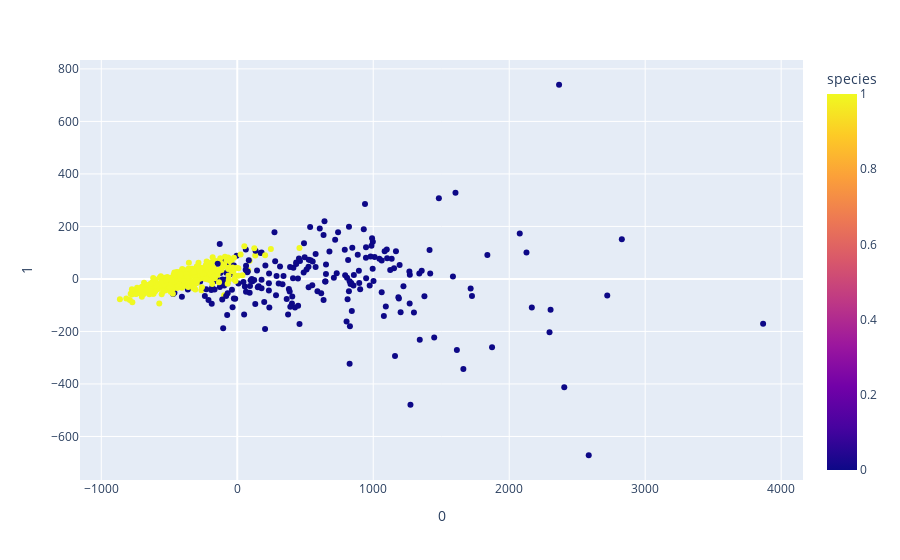
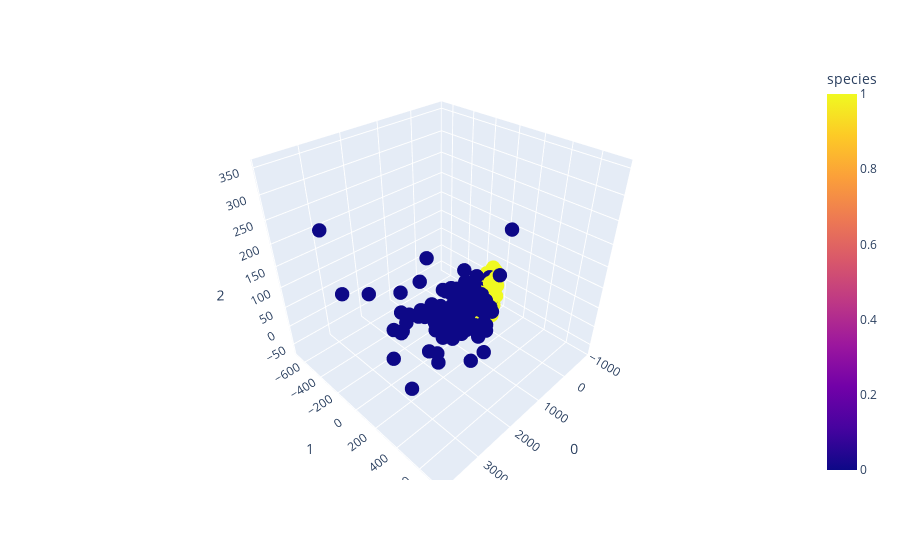

Write notebook code for charts like these, in order.
### Code cell
fig_2d = px.scatter(
    proj2D, x=0, y=1,
    color=Y, labels={'color': 'species'}
)
fig_3d = px.scatter_3d(
    proj3D, x=0, y=1, z=2,
    color=Y, labels={'color': 'species'}
)
fig_3d.update_traces(marker_size=5)

fig_2d.show()
fig_3d.show()

### Figure 1 — Plotly figure (JSON) as saved in the notebook; plotly's stock layout.template omitted (floating-point values rounded to 4 significant figures; data arrays with more than 128 entries replaced by an {"elided": "..."} marker saying what was removed)
{"data": [{"hovertemplate": "0=%{x}<br>1=%{y}<br>species=%{marker.color}<extra></extra>", "legendgroup": "", "marker": {"color": {"elided": "569 int values"}, "coloraxis": "coloraxis", "symbol": "circle"}, "mode": "markers", "name": "", "orientation": "v", "showlegend": false, "type": "scatter", "x": {"elided": "569 float values"}, "xaxis": "x", "y": {"elided": "569 float values"}, "yaxis": "y"}], "layout": {"coloraxis": {"colorbar": {"title": {"text": "species"}}, "colorscale": [[0, "#0d0887"], [0.1111, "#46039f"], [0.2222, "#7201a8"], [0.3333, "#9c179e"], [0.4444, "#bd3786"], [0.5556, "#d8576b"], [0.6667, "#ed7953"], [0.7778, "#fb9f3a"], [0.8889, "#fdca26"], [1, "#f0f921"]]}, "legend": {"tracegroupgap": 0}, "margin": {"t": 60}, "xaxis": {"anchor": "y", "domain": [0, 1], "title": {"text": "0"}}, "yaxis": {"anchor": "x", "domain": [0, 1], "title": {"text": "1"}}}}

### Figure 2 — Plotly figure (JSON) as saved in the notebook; plotly's stock layout.template omitted (floating-point values rounded to 4 significant figures; data arrays with more than 128 entries replaced by an {"elided": "..."} marker saying what was removed)
{"data": [{"hovertemplate": "0=%{x}<br>1=%{y}<br>2=%{z}<br>species=%{marker.color}<extra></extra>", "legendgroup": "", "marker": {"color": {"elided": "569 int values"}, "coloraxis": "coloraxis", "size": 5, "symbol": "circle"}, "mode": "markers", "name": "", "scene": "scene", "showlegend": false, "type": "scatter3d", "x": {"elided": "569 float values"}, "y": {"elided": "569 float values"}, "z": {"elided": "569 float values"}}], "layout": {"coloraxis": {"colorbar": {"title": {"text": "species"}}, "colorscale": [[0, "#0d0887"], [0.1111, "#46039f"], [0.2222, "#7201a8"], [0.3333, "#9c179e"], [0.4444, "#bd3786"], [0.5556, "#d8576b"], [0.6667, "#ed7953"], [0.7778, "#fb9f3a"], [0.8889, "#fdca26"], [1, "#f0f921"]]}, "legend": {"tracegroupgap": 0}, "margin": {"t": 60}, "scene": {"domain": {"x": [0, 1], "y": [0, 1]}, "xaxis": {"title": {"text": "0"}}, "yaxis": {"title": {"text": "1"}}, "zaxis": {"title": {"text": "2"}}}}}
